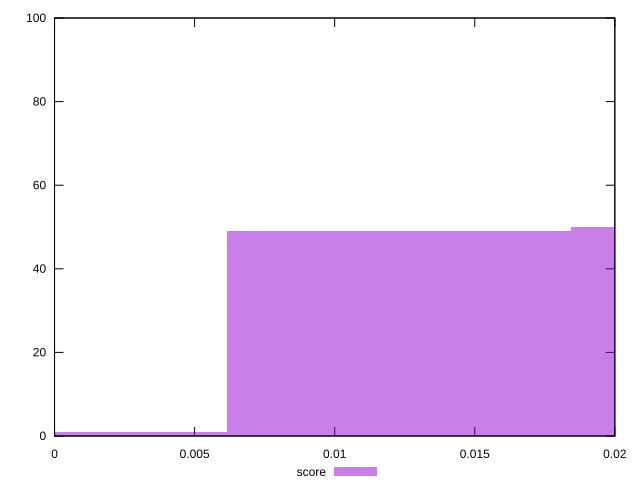

Recreate this plot in gnuplot.
reset

$score <<EOF
0.012297341343501321 49
0.024594682687002642 50
0 1
EOF

set key outside below
set boxwidth 0.012297341343501321
set xrange [0:0.02]
set yrange [0:100]
set trange [0:100]
set style fill transparent solid 0.5 noborder
set terminal svg size 640, 490 enhanced background rgb 'white'
set output "report_00009_2021-02-08T22-37-41.559Z/cumulative-layout-shift/samples/pages/score/histogram.svg"

plot $score title "score" with boxes

reset
